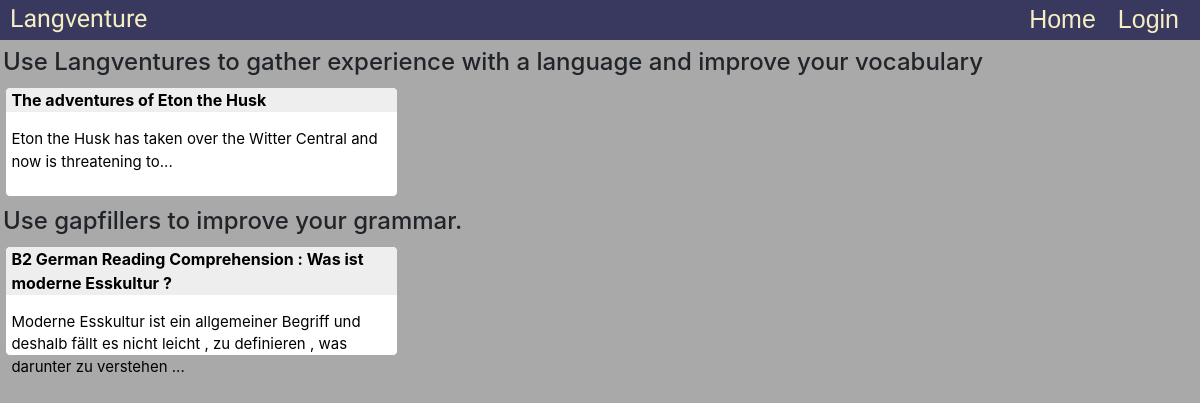
The page / on the database its author committed.
### story/models.py (models this page shows)
class Story(models.Model):
    name = models.TextField()
    finished = models.BooleanField(default=False)
    user = models.ForeignKey(User, on_delete=models.CASCADE, related_name="storys", default="")

### gapfiller/models.py (models this page shows)
class Token(models.Model):
    text = models.ForeignKey(Text, on_delete=models.CASCADE, related_name="tokens")
    translation = models.TextField(default="")
    word_translation = models.TextField(default="")
    word = models.TextField()
    is_upper = models.BooleanField(default=False)
    local_choice_selection = models.ForeignKey(LocalChoiceSelection, blank=True, null=True, on_delete=models.CASCADE, related_name="token")

class Entry(models.Model):
    title = models.ForeignKey(Text, on_delete=models.CASCADE)

### gapfiller/views.py (the view)
# urls.py: path("", views.index, name="index"),
def index(request):
    if not request.user:
        HttpResponseRedirect(reverse("login"))
    entries = Entry.objects.all()
    stories = Story.objects.filter(finished=True)
    print(stories)
    return render(request, "gapfiller/index.html", {
        'entries': entries,
        'stories': stories,
    })

### gapfiller/templates/gapfiller/index.html (shortened to what this page needs)
{% extends "gapfiller/layout.html" %}
{% block body %}
    <div style="margin:0; padding:3px;">
        <h4> Use Langventures to gather experience with a language and improve your vocabulary</h4>
        {% for story in stories %}
            <a href="{% url 'story' story.id %}">
                <div class="index_entry">
                    <div class="index_title">
                        <p style="font-weight:bold; ">
                            {{ story.name }}
                        </p>
                    </div>
                    <p style="font-size:15px;padding-left:5px;">
                        Eton the Husk has taken over the Witter Central and now is threatening to...
                    </p>
                </div>
            </a>
        {% endfor %}
        <div style="width=400px;display:block;margin-top:130px"><h4> Use gapfillers to improve your grammar.</h4></div>
        {% for entry in entries %}
        <a href="{% url 'show' entry.id %}">
            <div class="index_entry">
                <div class="index_title">
                    <p style="font-weight:bold; ">
                        {% for token in entry.title.tokens.all %}
                            {{ token.word }}
                        {% endfor %}
                    </p>
                </div>
                <p style="font-size:15px;padding-left:5px;">
                    {% for token in entry.paragraphs.first.text.tokens.all|slice:":20" %}
                        {{ token.word }}
                    {% endfor %}
                    ...
                </p>
            </div>
        </a>
        {% endfor %}
    </div>
{% endblock %}

### gapfiller/static/gapfiller/main_style.css (style rules this page uses)
body { margin:0px; padding:0px; background-color:darkgrey; /'lightgrey;*/ height:100%; min-height: 100%; }
html { height: 100%; min-height: 100%; }
.index_entry { color:black; background:white; margin:0.2%; border-radius:5px; width:32.9%; float:left; height:110px; border: solid; border-width: thin; border-color: darkgrey; }
.index_title { background-color:#eeeeee; color:black; margin:0; padding-left:5px; border-top-left-radius: 5px; border-top-right-radius: 5px; }

### rows shown on the page
Story: name "The adventures of Eton the Husk"
Token: word "B2"
Token: word "German"
Token: word "Reading"
Token: word "Comprehension"
Token: word ":"
Token: word "Was"
Token: word "ist"
Token: word "moderne"
Token: word "Esskultur"
Token: word "?"
Token: word "Moderne"
Token: word "Esskultur"
Token: word "ist"
Token: word "ein"
Token: word "allgemeiner"
Token: word "Begriff"
Token: word "und"
Token: word "deshalb"
Token: word "fällt"
Token: word "es"
Token: word "nicht"
Token: word "leicht"
Token: word ","
Token: word "zu"
Token: word "definieren"
Token: word ","
Token: word "was"
Token: word "darunter"
Token: word "zu"
Token: word "verstehen"
